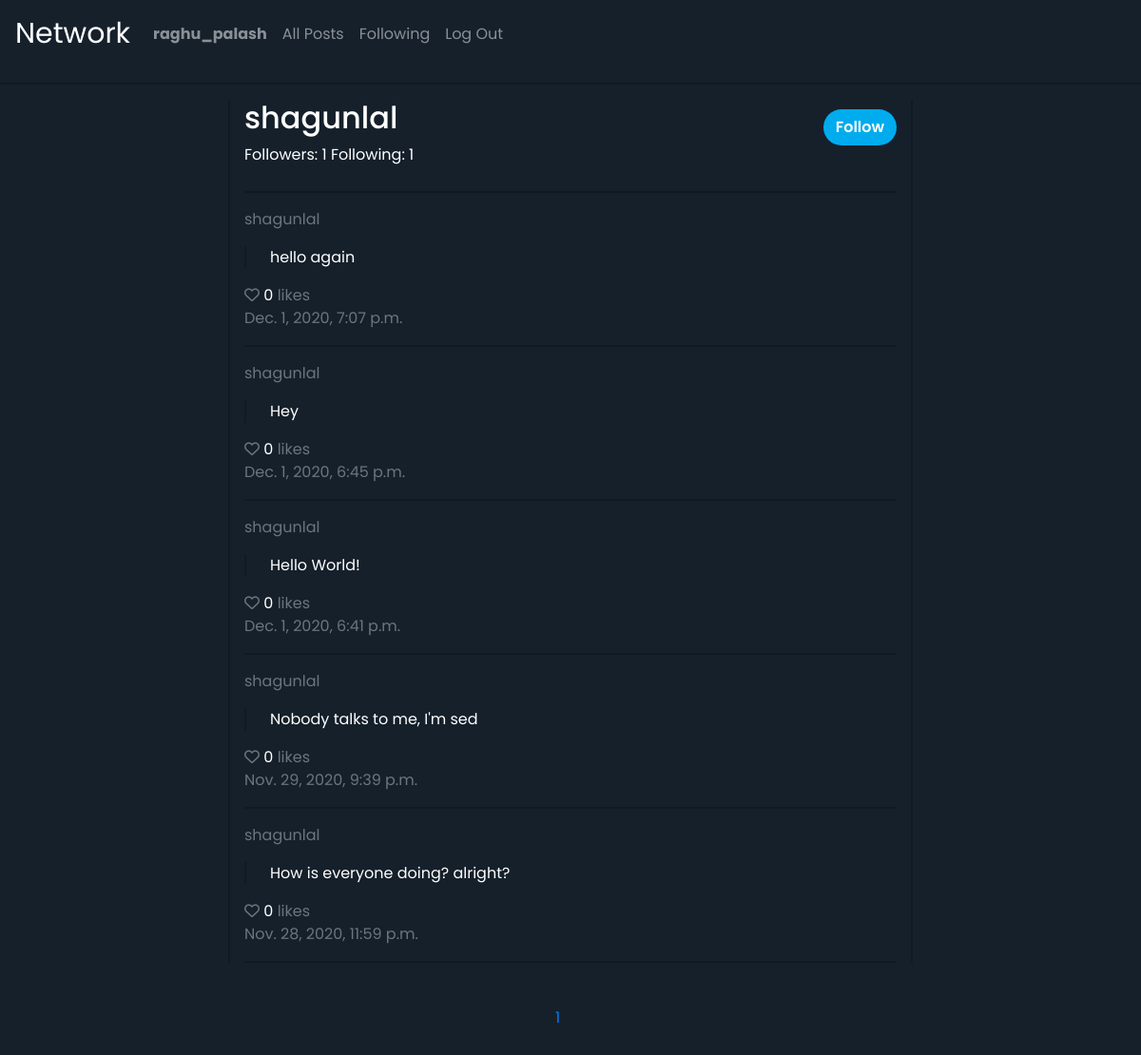
The page /shagunlal/1 (signed in) on the database its author committed.
### network/models.py (models this page shows, shortened)
class User(AbstractUser):
    pass

class Post(models.Model):
    post = models.CharField(max_length=280)
    user = models.ForeignKey(User, on_delete=models.CASCADE, related_name="posts")
    likes = models.IntegerField(default=0)
    liked_by = models.ManyToManyField(User, blank=True, related_name="liked_posts")
    timestamp_created = models.DateTimeField(auto_now_add=True)
    timestamp_modified = models.DateTimeField(auto_now=True)

### network/views.py (the view, shortened to what this page needs)
# urls.py: path("<str:pageName>/<int:pageNum>", views.pages, name="pages"),
def pages(request, pageName, pageNum):
    if pageName == "home":
        posts = Post.objects.all().order_by("-timestamp_created")
        template = "network/index.html"
        data = {
            "page": "home"
        }
    else:
        clickedUser = User.objects.get(username=pageName)
        posts = clickedUser.posts.all().order_by("-timestamp_created")
        template = "network/profilePage.html"
        is_following = len(User_Following.objects.filter(user_A=request.user, user_B=clickedUser))
        data = {
            "page": pageName,
            "is_following": is_following,
            "clickedUser": clickedUser,
            "followers": len(User_Following.objects.filter(user_B=clickedUser)),
            "following": len(User_Following.objects.filter(user_A=clickedUser)),
        }
    p = Paginator(posts, 10)
    pageCount = p.num_pages
    pages = []
    for i in range(1, pageCount + 1):
        pages.append(i)
    return render(request, template, {
        "posts": p.page(pageNum).object_list,
        "data": data,
        "pages": pages,
        "current": pageNum
    })

### network/templates/network/profilePage.html (shortened to what this page needs)
{% extends "network/layout.html" %}
{% block body %}
    <div class="home-container container">
        <div class="row">
            <div class="col-sm">
                <h2>{{ data.clickedUser.username }}</h2>
                <span>Followers: {{ data.followers }}</span>
                <span>Following: {{ data.following }}</span>
            </div>
            {% if data.clickedUser.id != request.user.id %}
                <div class="col-sm">
                    <form action="{% url 'profile' data.clickedUser.username %}" method="POST">
                        {% if data.is_following == 0 %}
                            <button name="action" value="follow" class="twitter-btn btn">Follow</button>
                        {% else %}
                            <button name="action" value="unfollow" class="twitter-btn btn">Unfollow</button>
                        {% endif %}
                    </form>
                </div>
            {% endif %}
        </div>
        <hr>
        {% for post in posts %}
            <p class="text-muted">{{ data.clickedUser.username }}</p>
            <p class="post"> {{ post.post }}</p>
            <span class="like" data-id="{{ post.id }}">
                <i class="far fa-heart"></i>
                <span>0</span>
                <span class="text-small text-muted">likes {{ request.is_authenticated }}</span>
            </span>
            <p class="text-muted">{{ post.timestamp_created }}</p>
            <hr>
        {% endfor %}
    </div>
{% endblock %}

### network/templates/network/layout.html (shortened to what this page needs)
{% load static %}
{% load mathfilters %}
<!DOCTYPE html>
<html lang="en">
    <head>
        <link rel="stylesheet" href="https://stackpath.bootstrapcdn.com/bootstrap/4.4.1/css/bootstrap.min.css">
        <link href="{% static 'network/styles.css'%}?{% now 'U' %}" rel="stylesheet">
    </head>
    <body>
        <nav class="navbar navbar-expand-lg navbar-dark">
            <a class="navbar-brand" href="#">Network</a>
            <div>
              <ul class="navbar-nav mr-auto">
                {% if user.is_authenticated %}
                    <li class="nav-item">
                        <a class="nav-link" href="#"><strong>{{ user.username }}</strong></a>
                    </li>
                {% endif %}
                <li class="nav-item">
                  <a class="nav-link" href="{% url 'index' %}">All Posts</a>
                </li>
                {% if user.is_authenticated %}
                    <li class="nav-item">
                        <a class="nav-link" href="{% url 'following' %}">Following</a>
                    </li>
                    <li class="nav-item">
                        <a class="nav-link" href="{% url 'logout' %}">Log Out</a>
                    </li>
                {% endif %}
              </ul>
            </div>
          </nav>
        <hr>
        <div class="body">
            {% block body %}
            {% endblock %}
        </div>
        {% if user.is_authenticated %}
            <footer>
                <nav aria-label="Page navigation example">
                    <ul class="pagination">
                        {% for i in pages %}
                            <li class="page-item"><a class="page-link pageLink" href="{% url 'pages' data.page i %}">{{ i }}</a></li>
                        {% endfor %}
                    </ul>
                </nav>
            </footer>
        {% endif %}
    </body>
</html>

### network/static/network/styles.css (style rules this page uses)
body { background: rgb(21, 32, 43); color: white; font-family: 'Poppins', sans-serif; }
.navbar-brand { font-size: 30px; }
hr { border: 0; height: 2px; background: rgb(15, 26, 37); }
.home-container { padding-top: 0; margin-top: 0; border-left: 2px solid rgb(15, 26, 37); border-right: 2px solid rgb(15, 26, 37); width: 60%; }
.twitter-btn { background: #00acee; color: white; font-weight: 600; border-radius: 20px; margin-top: 10px; float: right; }
.home-container form { margin-bottom: 80px; }
.post { border-left: 2px solid rgb(15, 26, 37); padding-left: 25px; }
.page-link { position: relative; display: block; padding: .5rem .75rem; margin-left: -1px; line-height: 1.25; background-color: transparent; border: none; float: left; }
footer { width: 50%; margin: 40px auto; }
.pagination { padding-left: 17rem; }
.far { color: #6c757d; cursor: pointer; }

### rows shown on the page
User: username "raghu_palash"
User: clickedUser.username "shagunlal"
Post: post "hello again", timestamp_created "Dec. 1, 2020, 7:07 p.m."
Post: post "Hey", timestamp_created "Dec. 1, 2020, 6:45 p.m."
Post: post "Hello World!", timestamp_created "Dec. 1, 2020, 6:41 p.m."
Post: post "Nobody talks to me, I'm sed", timestamp_created "Nov. 29, 2020, 9:39 p.m."
Post: post "How is everyone doing? alright?", timestamp_created "Nov. 28, 2020, 11:59 p.m."

### other values the page prints
{{ data.followers }} "1"
{{ data.following }} "1"
{{ i }} "1"
